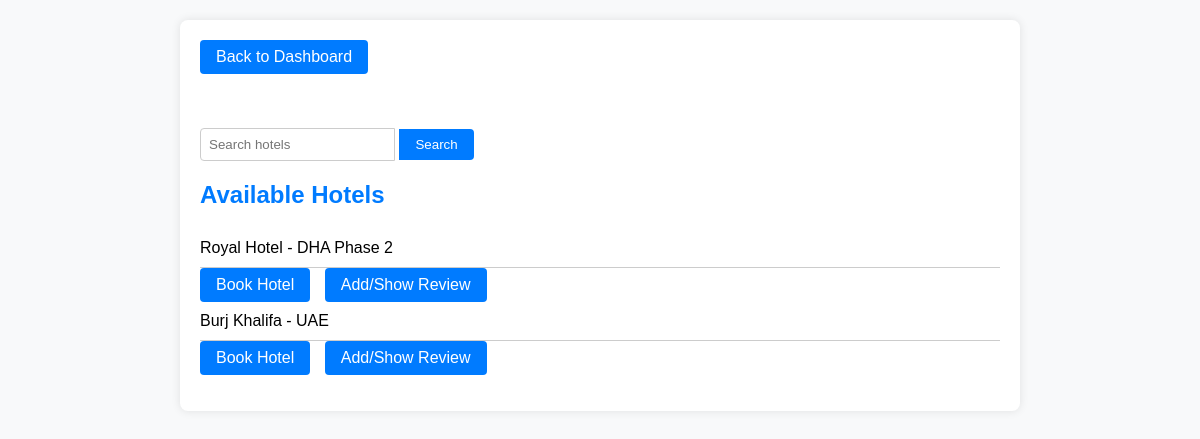
/search_hotels/, run on the app's committed database.
### flight_booking_app/models.py (models this page shows, shortened)
class Hotel(models.Model):
    name = models.CharField(max_length=100)
    address = models.CharField(max_length=200)

### flight_booking_app/views.py (the view)
# urls.py: path('search_hotels/', views.search_hotels, name='search_hotels'),
def search_hotels(request):
    query = request.GET.get('query')
    if query:
        hotels = Hotel.objects.filter(name__icontains=query) | Hotel.objects.filter(address__icontains=query)
    else:
        hotels = Hotel.objects.all()
    return render(request, 'view_hotels.html', {'hotels': hotels})

### flight_booking_app/templates/view_hotels.html (shortened to what this page needs)
<!DOCTYPE html>
<html lang="en">
<head>
</head>
<body>
    <div class="container">
        <a href="{% url 'user_dashboard' %}" class="back-button">Back to Dashboard</a><br><br><br><br>
        <div class="search-bar">
            <form method="get" action="{% url 'search_hotels' %}">
                <input type="text" name="query" placeholder="Search hotels">
                <button type="submit">Search</button>
            </form>
        </div>
        <h2>Available Hotels</h2>
        <ul>
            {% for hotel in hotels %}
            <li>{{ hotel.name }} - {{ hotel.address }}</li>
            <a href="{% url 'book_hotel' hotel.id %}">Book Hotel</a>
            <a href="{% url 'hotel_reviews' hotel.id %}" style="margin-left: 10px;">Add/Show Review</a>
            {% endfor %}
        </ul>
    </div>
</body>
</html>

### flight_booking_app/templates/view_hotels.html (style rules this page uses)
body { font-family: Arial, sans-serif; background-color: #f8f9fa; margin: 0; padding: 20px; }
.container { max-width: 800px; margin: 0 auto; background-color: #ffffff; padding: 20px; border-radius: 8px; box-shadow: 0 0 10px rgba(0, 0, 0, 0.1); }
h2 { color: #007bff; margin-bottom: 20px; }
ul { list-style-type: none; padding: 0; }
li { padding: 10px 0; border-bottom: 1px solid #ccc; }
a { display: inline-block; background-color: #007bff; color: #ffffff; padding: 8px 16px; text-decoration: none; border-radius: 4px; transition: background-color 0.3s ease; }
.search-bar { margin-bottom: 20px; display: flex; }
.search-bar input[type="text"] { flex: 1; padding: 8px; border: 1px solid #ccc; border-radius: 4px 0 0 4px; }
.search-bar button { background-color: #007bff; color: #ffffff; padding: 8px 16px; border: none; border-radius: 0 4px 4px 0; cursor: pointer; }

### data on the page
Hotel: name "Royal Hotel", address "DHA Phase 2"
Hotel: name "Burj Khalifa", address "UAE"
